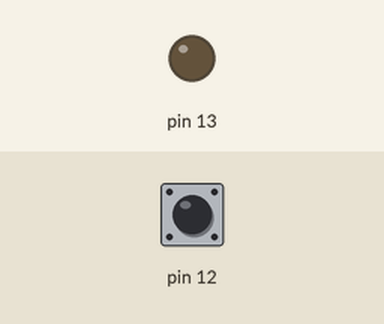
Recording of a sketch running on a simulated Arduino Uno, built with avr-gcc and run on an emulated ATmega328P. On the bench: output pins drawn as LEDs (lit = HIGH). Dashed ring = blinking. The inputs (shaded band) are chosen by the test bench; at power-on: pin 12 LOW. What the sketch prints to the serial monitor is not drawn.

Above: at 1.2 s.
1.3 s: pin 12 driven HIGH
At 1.7 s:
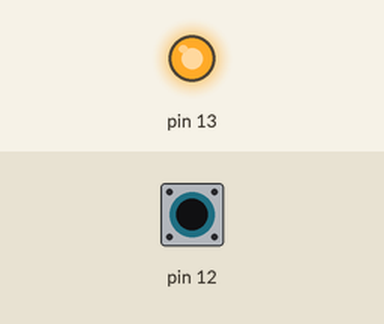
2.8 s: pin 12 driven LOW
At 4.0 s:
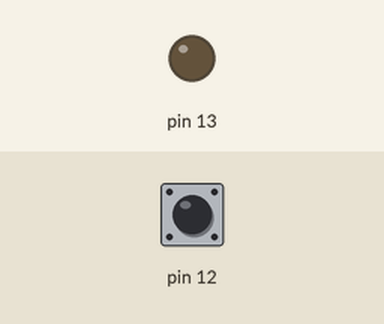
4.3 s: pin 12 pulsed HIGH 5 times (0.12 s each, 0.3 s apart)
At 4.66 s:
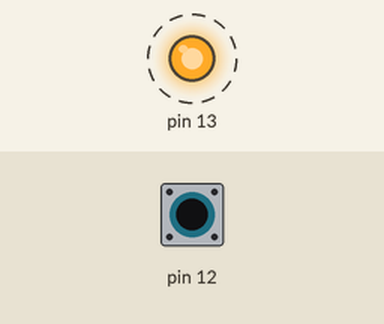
8.8 s: pin 12 pulsed HIGH 2 times (0.12 s each, 0.3 s apart)
At 9.6 s:
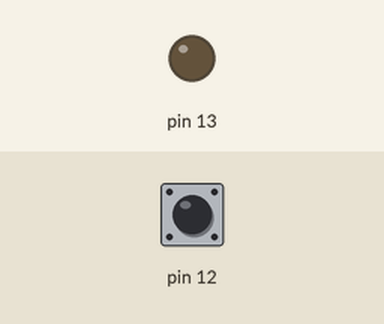
Timing chart, 0 to 11.8 s (numbered marks = the images above; inputs shaded):
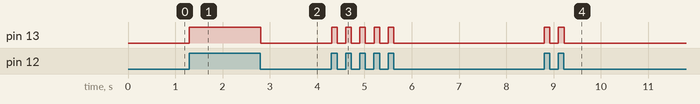

The sketch:

sketch_jun23a.ino
```cpp
void setup()
{
  pinMode(13, OUTPUT);
  pinMode(12, INPUT);
  Serial.begin(9600);
}

void loop()
{
  if(digitalRead(12)){
  	digitalWrite(13, HIGH);
    Serial.println("On");
  }
  else{
  	digitalWrite(13, LOW);
    Serial.println("Off");
  }
} 
```

Measured:
- after the input at 1.3 s, pin 13: LOW → HIGH at once
- after the input at 2.8 s, pin 13: HIGH → LOW at once
- after the input at 4.3 s, pin 13: alternates HIGH for 0.12 s and LOW for 0.18 s, 10 changes in all, then stays LOW, starting at once
- after the input at 8.8 s, pin 13: alternates HIGH for 0.12 s and LOW for 0.18 s, 4 changes in all, then stays LOW, starting at once
